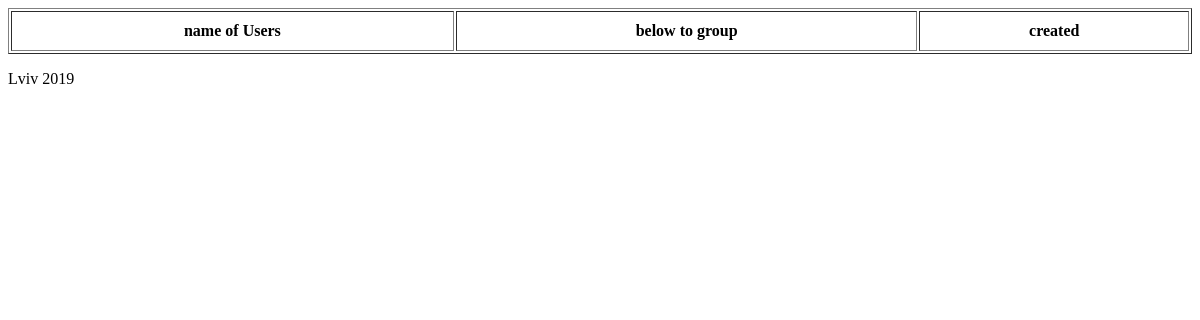
The app's page /users/, older data.
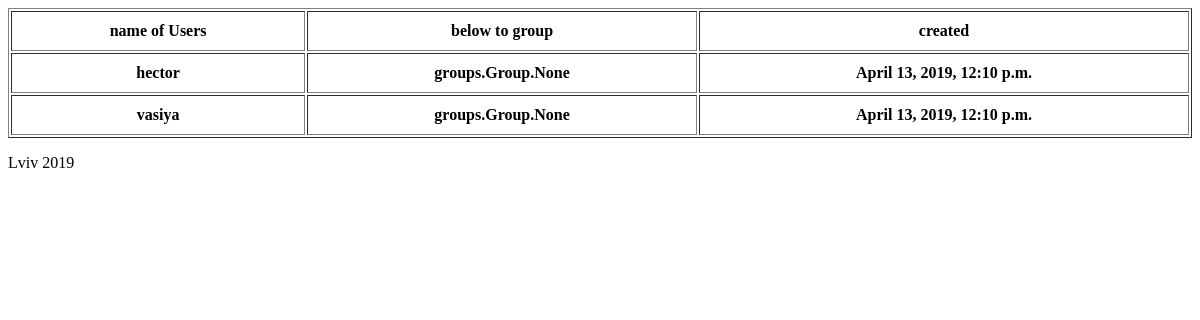
The same page, newer data.
### users/models.py (models this page shows)
class User(models.Model):
    user = models.CharField(
        max_length=20,
        blank=False,
        verbose_name= 'enter you nickname'
    )
    create = models.DateTimeField(
        auto_now= False
    )
    groups = models.ManyToManyField(
        to = Group
    )

### users/views.py (the view)
class UsersListView(ListView):
    model = User
    template_name = 'users_page.html'
    context_object_name = 'users_list'

### users/templates/users_page.html (shortened to what this page needs)
{% extends 'base.html' %}
{% block main %}
<table border="1" width="100%" cellpadding="10">
    <tr>
        <th>name of Users</th>
        <th>below to group</th>
        <th>created</th>
    </tr>
    {% for user in users_list %}
        <tr>
            <th>{{ user.user }}</th>
            <th>{{ user.groups }}</th>
            <th>{{ user.create }}</th>
        </tr>
    {% endfor %}
{% endblock %}

Row changes from the older to the newer data that the page shows:
added User: user "hector", groups "groups.Group.None", create "April 13, 2019, 12:10 p.m."
added User: user "vasiya", groups "groups.Group.None", create "April 13, 2019, 12:10 p.m."
